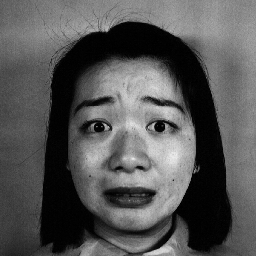
%> input picture images/Fear/1.tiff, 256 x 256 px
$ octave main.m   (GNU Octave 9; MATLAB toolbox functions it lacks are replaced by stand-ins)
%> lines starting %> are read from the running program, lines starting %| are printed output that depends on the picture
### Face detect/faceDetect.m
function [ BB ] = faceDetect( img )
%FACEDETECT Summary of this function goes here
%   Detailed explanation goes here

%Detect objects using Viola-Jones Algorithm

%To detect Face
FDetect = vision.CascadeObjectDetector;

%Returns Bounding Box values based on number of objects
BB = step(FDetect,img);

figure,
imshow(img); hold on
for i = 1:size(BB,1)
    rectangle('Position',BB(i,:),'LineWidth',5,'LineStyle','-','EdgeColor','r');
end
title('Face Detection');
hold off;

end

### Face detect/main.m
clear all
clc

img = imread('..\images\1.tiff');
%> img is the input picture: size 256x256 uint8; min 0, max 237, mean 85.5
bounds = faceDetect(img);
%> in faceDetect, `BB = step(FDetect,img);`: BB = [46 61 169 169]
%> the loop in faceDetect, `for i = 1:size(BB,1)` made 1 pass
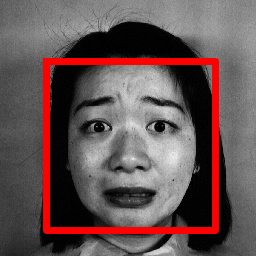
%> figure redrawn from the program's plot data; its title reads 'Face Detection'
%> bounds = [46 61 169 169]
img = imcrop(img, bounds);
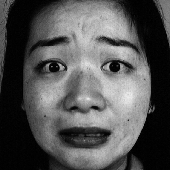
%> img: size 170x170 uint8; min 0, max 237, mean 83.3
figure, title('Face Cropped'), imshow(img);

$ run again, with images/Fear/2.tiff copied over images/Fear/1.tiff
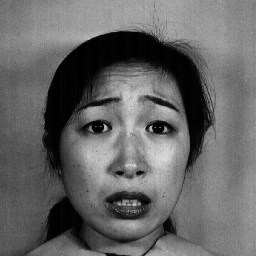
%> input picture images/Fear/2.tiff, 256 x 256 px
%> img is the input picture: size 256x256 uint8; min 0, max 242, mean 102
%> BB = [51 65 161 161]
%> the loop in faceDetect, `for i = 1:size(BB,1)` made 1 pass
%> `bounds = faceDetect(img);`:
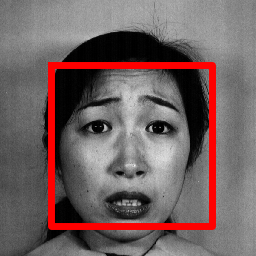
%> figure redrawn from the program's plot data; its title reads 'Face Detection'
%> `img = imcrop(img, bounds);`:
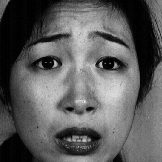
%> img: size 162x162 uint8; min 0, max 242, mean 92.7

$ run again, with images/Fear/3.tiff copied over images/Fear/1.tiff
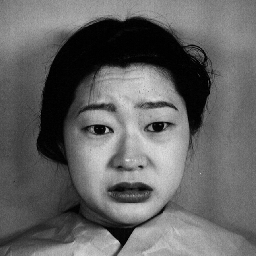
%> input picture images/Fear/3.tiff, 256 x 256 px
%> img is the input picture: size 256x256 uint8; min 0, max 230, mean 100.4
%> BB = [53 68 156 156]
%> the loop in faceDetect, `for i = 1:size(BB,1)` made 1 pass
%> `bounds = faceDetect(img);`:
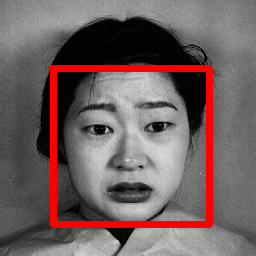
%> figure redrawn from the program's plot data; its title reads 'Face Detection'
%> `img = imcrop(img, bounds);`:
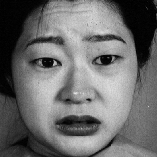
%> img: size 157x157 uint8; min 0, max 230, mean 108.5
